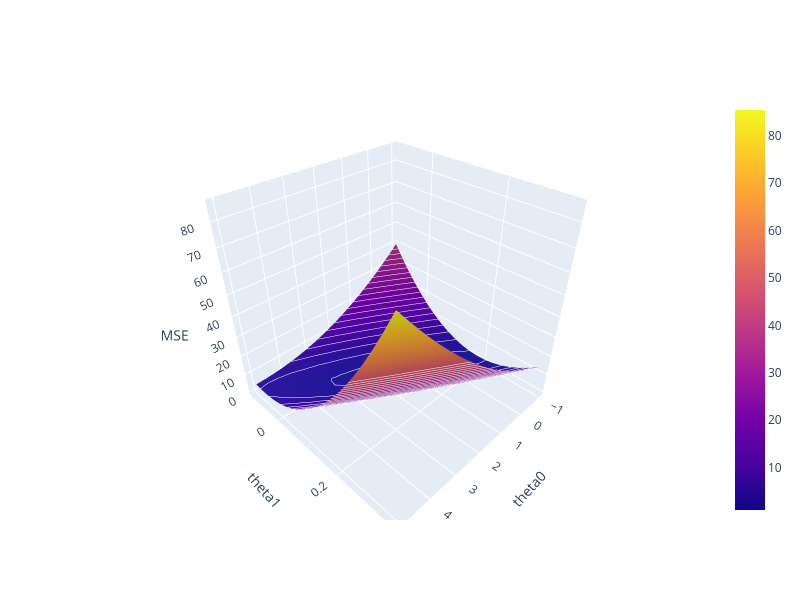

Notebook code for this chart:
### Markdown cell above
Using this function, we can visualize our loss function. Because we now want to understand how the loss changes with respect to *two* parameters, we create a **loss surface**. Each point on the surface represents the loss of the model for a particular choice of $\theta_0$ and $\theta_1$.


The cell below uses lots of syntax you've never seen. No need to worry about any unfamiliar plotting code; for now, focus on the output.

### Code cell
import plotly.graph_objects as go

uvalues = np.linspace(-1, 5, 20)
vvalues = np.linspace(-0.1, 0.35, 20)
(u,v) = np.meshgrid(uvalues, vvalues)
thetas = np.vstack((u.flatten(),v.flatten()))


MSE = np.array([mse_loss(t) for t in thetas.T])

loss_surface = go.Surface(x=u, 
    y=v, z=np.reshape(MSE, u.shape),
    contours = {"z": {"show": True, "start": 0, "end": 50, "size": 2, "color": "white"}})

# This is an approximate guess for the optimal point.
ind = np.argmin(MSE)
optimal_point = go.Scatter3d(name = "Optimal Point",
    x = [thetas.T[ind,0]], y = [thetas.T[ind,1]], 
    z = [MSE[ind]],
    marker=dict(size=10, color="red"))

fig = go.Figure(data=[loss_surface, optimal_point])
fig.update_layout(scene = dict(
    xaxis_title = "theta0",
    yaxis_title = "theta1",
    zaxis_title = "MSE"), autosize=False, width=800, height=600)

fig.show()

### Figure 1 — Plotly figure (JSON) as saved in the notebook; plotly's stock layout.template omitted (floating-point values rounded to 4 significant figures; data arrays with more than 128 entries replaced by an {"elided": "..."} marker saying what was removed)
{"data": [{"contours": {"z": {"color": "white", "end": 50, "show": true, "size": 2, "start": 0}}, "type": "surface", "x": {"elided": "20x20 float values"}, "y": {"elided": "20x20 float values"}, "z": {"elided": "20x20 float values"}}, {"marker": {"color": "red", "size": 10}, "name": "Optimal Point", "type": "scatter3d", "x": [1.211], "y": [0.08947], "z": [1.055]}], "layout": {"autosize": false, "height": 600, "scene": {"xaxis": {"title": {"text": "theta0"}}, "yaxis": {"title": {"text": "theta1"}}, "zaxis": {"title": {"text": "MSE"}}}, "width": 800}}
